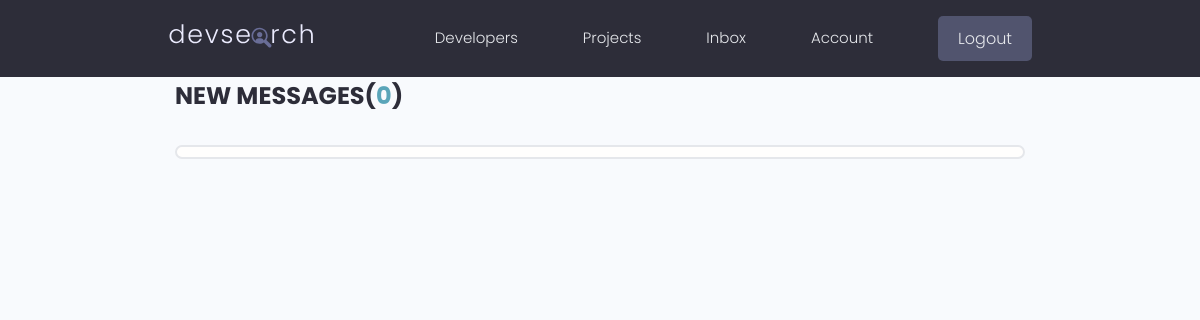
The app's page /inbox/ (signed in), older data.
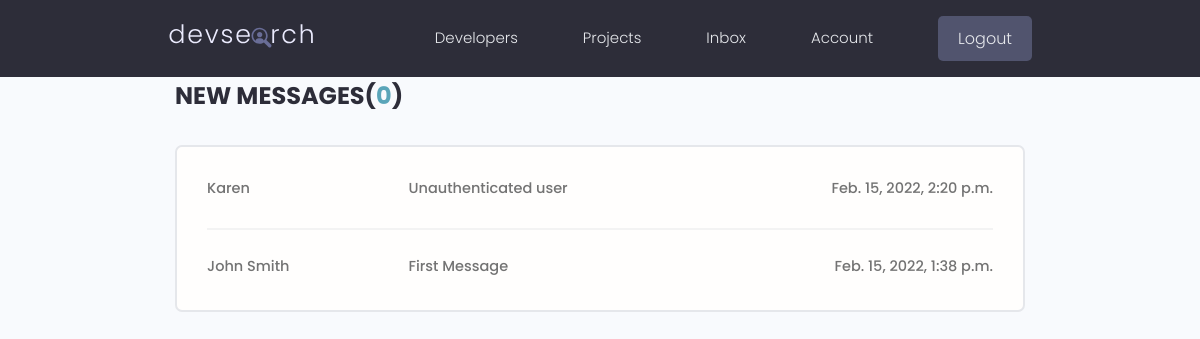
The same page, newer data.
### users/models.py (models this page shows, shortened)
class Message(models.Model):
    sender = models.ForeignKey(Profile, on_delete=models.SET_NULL, null=True, blank=True)
    recipient = models.ForeignKey(Profile, on_delete=models.SET_NULL, null=True, blank=True, related_name='messages')
    name = models.CharField(max_length=200, null=True, blank=True)
    email = models.EmailField(max_length=200, null=True, blank=True)
    subject = models.CharField(max_length=200, null=True, blank=True)
    body = models.TextField()
    is_read = models.BooleanField(default=False, null=True)
    created = models.DateTimeField(auto_now_add=True)
    id = models.UUIDField(default=uuid.uuid4, unique=True, primary_key=True, editable=False)
    class Meta:
        ordering = ['is_read', '-created']

### users/views.py (the view)
# urls.py: path('inbox/', views.inbox, name='inbox'),
@login_required(login_url='login')
def inbox(request):
    profile = request.user.profile
    message_request = profile.messages.all()
    unread_count = message_request.filter(is_read=False).count()
    context = {
        'message_request': message_request,
        'unread_count': unread_count
    }
    return render(request, 'users/inbox.html', context)

### users/templates/users/inbox.html
{% extends 'main.html' %}
{% block content %}
    <div class="content-box">
      <h3 class="inbox__title">New Messages(<span>{{ unread_count }}</span>)</h3>
      <ul class="messages">
          {% for message in message_request %}
              {% if message.is_read == False %}
                  <li class="message message--unread">
              {% else %}
                  <li class="message">
              {% endif %}
              <a href="{% url 'message' message.id %}">
                <span class="message__author">{{ message.name }}</span>
                <span class="message__subject">{{ message.subject }}</span>
                <span class="message__date">{{ message.created }}</span>
              </a>
            </li>
          {% endfor %}
      </ul>
    </div>
{% endblock %}

Row changes from the older to the newer data that the page shows:
added Message: name "Karen", subject "Unauthenticated user", created "Feb. 15, 2022, 2:20 p.m."
added Message: name "John Smith", subject "First Message", created "Feb. 15, 2022, 1:38 p.m."
